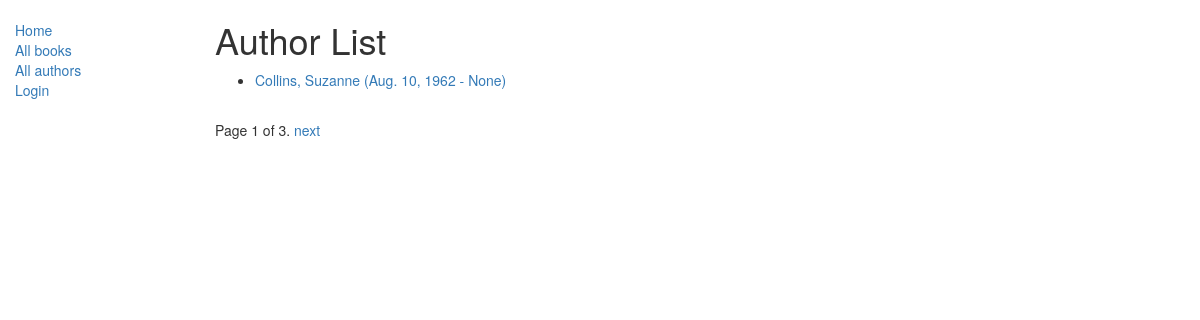
Screenshot of /catalog/authors/ with the database file from the repository.
### catalog/models.py (models this page shows, shortened)
class Author(models.Model):
    first_name = models.CharField(max_length=100)
    last_name = models.CharField(max_length=100)
    date_of_birth = models.DateField(null=True, blank=True)
    date_of_death = models.DateField('Died', null=True, blank=True)
    def get_absolute_url(self):
        return reverse('author-detail', args=[str(self.id)])
    class Meta:
        ordering = ['last_name']

### catalog/views.py (the view)
# urls.py: path('authors/', views.AuthorListView.as_view(), name='authors'),
class AuthorListView(generic.ListView):
	model = Author
	paginate_by = 1

### catalog/templates/catalog/author_list.html (shortened to what this page needs)
{% extends "base_generic.html" %}
{% block content %}
	<h1>Author List</h1>
	{% if author_list %}
	<ul>
		{% for author in author_list %}
		<li>
			<a href="{{ author.get_absolute_url }}">{{ author.last_name }}, {{ author.first_name }} ({{ author.date_of_birth }} - {{ author.date_of_death }})</a><br>
		</li>
		{% endfor %}
	</ul>
	{% else %}
		<p>There are no authors in the library.</p>
	{% endif %}
{% endblock %}

### rows the page displays
Author: last_name "Collins", first_name "Suzanne", date_of_birth "Aug. 10, 1962", date_of_death "None"

### other values shown
{{ page_obj.number }} "1"
{{ page_obj.paginator.num_pages }} "3"
